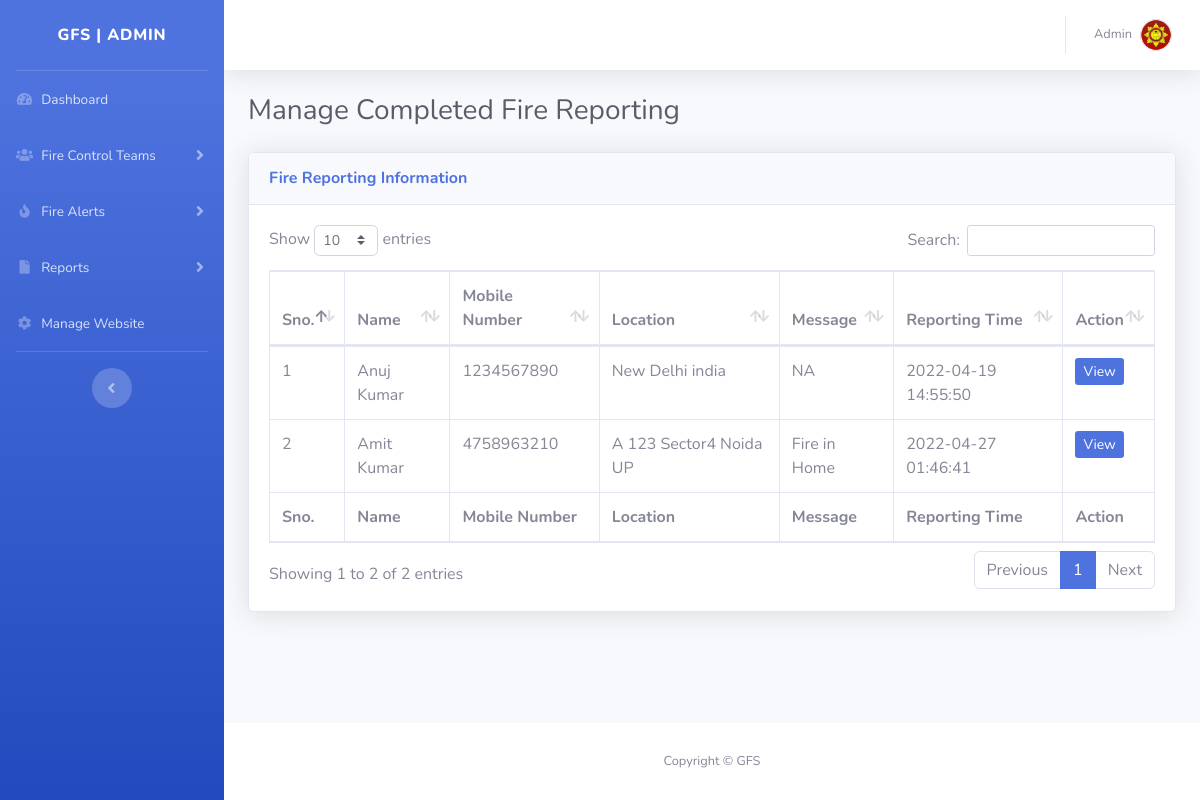
/ofrs/admin/completed-requests.php (signed in), run on the app's committed database.
### tables this page shows
CREATE TABLE `tblsite` (
  `id` int(11) NOT NULL,
  `siteTitle` varchar(255) DEFAULT NULL,
  `siteLogo` varchar(255) DEFAULT NULL
);

CREATE TABLE `tblfirereport` (
  `id` int(11) NOT NULL,
  `fullName` varchar(255) DEFAULT NULL,
  `mobileNumber` bigint(12) DEFAULT NULL,
  `location` mediumtext DEFAULT NULL,
  `messgae` mediumtext DEFAULT NULL,
  `assignTo` int(11) DEFAULT NULL,
  `status` varchar(120) DEFAULT NULL,
  `postingDate` timestamp NULL DEFAULT current_timestamp(),
  `assignTime` varchar(255) DEFAULT NULL,
  `assignTme` varchar(255) NOT NULL
);

### ofrs/admin/completed-requests.php (the view, shortened to what this page needs)
<?php session_start();
include_once('includes/config.php');
if (strlen($_SESSION['aid']==0)) {
  header('location:logout.php');
  } else{
?>
<!DOCTYPE html>
<html lang="en">
<head>
    <link href="vendor/fontawesome-free/css/all.min.css" rel="stylesheet" type="text/css">
    <link href="css/sb-admin-2.min.css" rel="stylesheet">
    <link href="vendor/datatables/dataTables.bootstrap4.min.css" rel="stylesheet">
</head>
<body id="page-top">
    <div id="wrapper">
  <?php include_once('includes/sidebar.php');?>
        <div id="content-wrapper" class="d-flex flex-column">
            <div id="content">
<?php include_once('includes/topbar.php');?>
                <div class="container-fluid">
                       <div class="d-sm-flex align-items-center justify-content-between mb-4">
                        <h1 class="h3 mb-0 text-gray-800">Manage  Completed Fire Reporting</h1>
                    </div>
                    <div class="card shadow mb-4">
                        <div class="card-header py-3">
                            <h6 class="m-0 font-weight-bold text-primary">Fire Reporting Information</h6>
                        </div>
                        <div class="card-body">
                            <div class="table-responsive">
                                <table class="table table-bordered" id="dataTable" width="100%" cellspacing="0">
                                    <thead>
                                        <tr>
                                            <th>Sno.</th>
                                            <th>Name</th>
                                            <th>Mobile Number</th>
                                            <th>Location </th>
                                             <th>Message</th>
                                             <th>Reporting Time</th>
                                            <th>Action</th>
                                        </tr>
                                    </thead>
                                    <tfoot>
                                     <tr>
                                            <th>Sno.</th>
                                            <th>Name</th>
                                            <th>Mobile Number</th>
                                            <th>Location </th>
                                             <th>Message</th>
                                             <th>Reporting Time</th>
                                            <th>Action</th>
                                        </tr>
                                    </tfoot>
                                    <tbody>
<?php $query=mysqli_query($con,"select * from tblfirereport where status='Request Completed'");
$cnt=1;
while($row=mysqli_fetch_array($query)){
?>
                                        <tr>
                                            <td><?php echo $cnt;?></td>
                                            <td><?php echo $row['fullName'];?></td>
                                            <td><?php echo $row['mobileNumber'];?></td>
                                            <td><?php echo $row['location'];?></td>
                                            <td><?php echo $row['messgae'];?></td>
                                            <td><?php echo $row['postingDate'];?></td>
                                            <td>
                                <a href="request-details.php?requestid=<?php echo $row['id'];?>" class="btn-sm btn-primary">View</a>
                              </td>
                                        </tr>
                               <?php $cnt++;
                           } ?>
                                    </tbody>
                                </table>
                            </div>
                        </div>
                    </div>
                </div>
            </div>
    <?php include_once('includes/footer.php');?>
        </div>
    </div>
</body>
</html>
<?php } ?>

### ofrs/admin/includes/sidebar.php (shortened to what this page needs)
        <ul class="navbar-nav bg-gradient-primary sidebar sidebar-dark accordion" id="accordionSidebar">
<?php $query=mysqli_query($con,"select * from tblsite");
while($row=mysqli_fetch_array($query)){
$logo=$row['siteLogo'];
$wtitle=$row['siteTitle'];
}  ?>
            <a class="sidebar-brand d-flex align-items-center justify-content-center" href="dashboard.php">
                <div class="sidebar-brand-text mx-3"><?php echo $wtitle;?> | Admin</div>
            </a>
            <hr class="sidebar-divider my-0">
     <li class="nav-item">
                <a class="nav-link" href="dashboard.php">
                    <i class="fas fa-fw fa-tachometer-alt"></i>
                    <span>Dashboard</span></a>
            </li>
<li class="nav-item">
                <a class="nav-link collapsed" href="#" data-toggle="collapse" data-target="#collapsePages1" aria-expanded="true" aria-controls="collapsePages1">
                    <i class="fas fa-fw fa-users"></i>
                    <span>Fire Control Teams</span>
                </a>
            </li>
<li class="nav-item">
                <a class="nav-link collapsed" href="#" data-toggle="collapse" data-target="#collapsePages" aria-expanded="true" aria-controls="collapsePages">
                    <i class="fas fa-fw fa-fire"></i>
                    <span>Fire Alerts</span>
                </a>
            </li>
<li class="nav-item">
                <a class="nav-link collapsed" href="#" data-toggle="collapse" data-target="#collapsePages2" aria-expanded="true" aria-controls="collapsePages2">
                    <i class="fas fa-fw fa-file"></i>
                    <span>Reports</span>
                </a>
            </li>
     <li class="nav-item">
                <a class="nav-link" href="manage-site.php">
                      <i class="fas fa-fw fa-cog"></i>
                    <span>Manage Website</span></a>
            </li>
            <hr class="sidebar-divider d-none d-md-block">
            <div class="text-center d-none d-md-inline">
                <button class="rounded-circle border-0" id="sidebarToggle"></button>
            </div>
        </ul>

### ofrs/admin/includes/topbar.php (shortened to what this page needs)
      <nav class="navbar navbar-expand navbar-light bg-white topbar mb-4 static-top shadow">
            <?php if($_SESSION['aid']):?>
                    <ul class="navbar-nav ml-auto">
                        <li class="nav-item dropdown no-arrow">
                            <a class="nav-link dropdown-toggle" href="#" id="userDropdown" role="button"
                                data-toggle="dropdown" aria-haspopup="true" aria-expanded="false">
                <?php
$adid=$_SESSION['aid'];
$ret1=mysqli_query($con,"select AdminName from tbladmin where ID='$adid'");
while($row1=mysqli_fetch_array($ret1)){
?>
                                <span class="mr-2 d-none d-lg-inline text-gray-600 small"><?php  echo $row1['AdminName'];?></span>
                           <?php } ?>
                                <img class="img-profile rounded-circle"
                                    src="uploadeddata/<?php echo $logo;?>">
                            </a>
                        </li>
                    </ul>
                <?php endif;?>
                </nav>

### ofrs/admin/includes/footer.php
<footer class="sticky-footer bg-white">
    <div class="container my-auto">
        <div class="copyright text-center my-auto">
            <span>Copyright &copy; <?php echo $wtitle;?> </span>
        </div>
    </div>
</footer>

### data on the page
tblsite: siteTitle "GFS", siteLogo (picture)
tblfirereport: fullName "Anuj Kumar", mobileNumber "1234567890", location "New Delhi india", messgae "NA", postingDate "2022-04-19 14:55:50"
tblfirereport: fullName "Amit Kumar", mobileNumber "4758963210", location "A 123 Sector4 Noida UP", messgae "Fire in Home", postingDate "2022-04-27 01:46:41"

### other printed values
$row1['AdminName'] "Admin"
